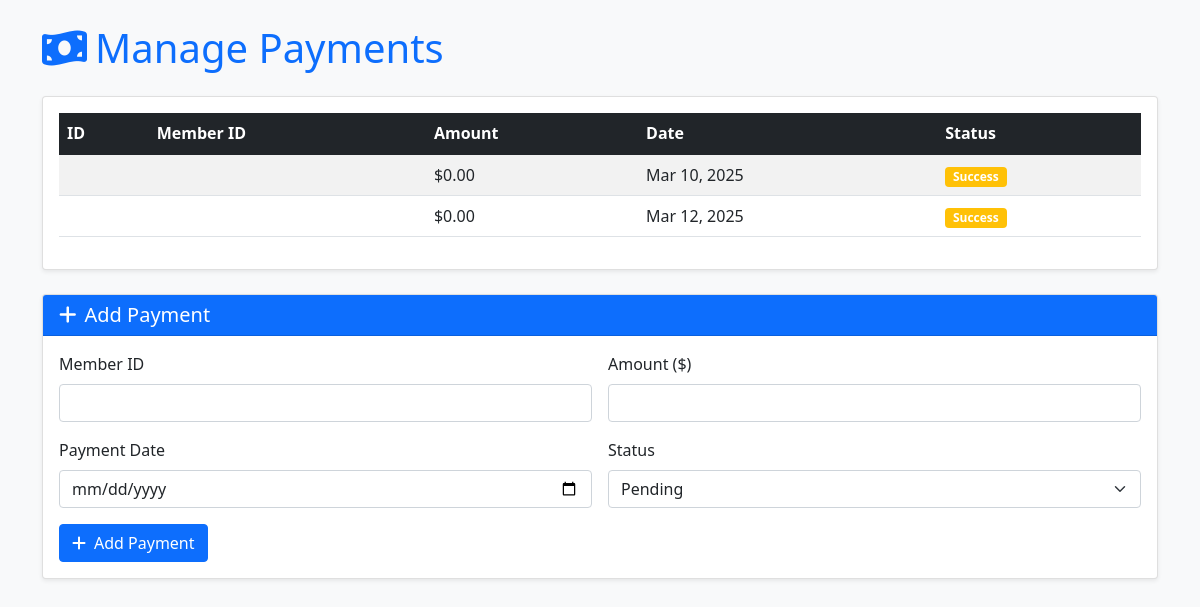
The page /payments.php on the database as committed earlier.
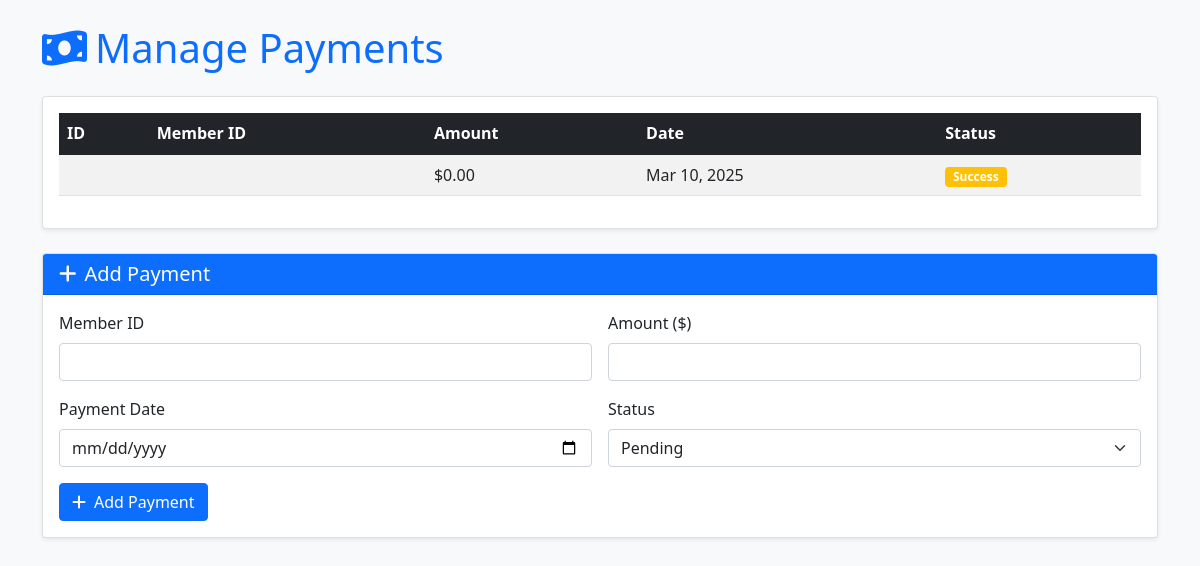
The same page on the database as committed later.
### tables this page shows
CREATE TABLE `payments` (
  `id` int(11) DEFAULT NULL,
  `member_id` int(11) DEFAULT NULL,
  `payment_method` varchar(50) DEFAULT NULL,
  `amount` decimal(10,2) DEFAULT NULL,
  `transaction_id` varchar(50) DEFAULT NULL,
  `payment_date` timestamp NOT NULL DEFAULT current_timestamp() ON UPDATE current_timestamp(),
  `status` enum('Success','Failed','Pending') DEFAULT 'Success'
);

### payments.php (the view, shortened to what this page needs)
<?php
include 'config/db.php';
$payments = $conn->query("SELECT * FROM payments");
?>
<!DOCTYPE html>
<html lang="en">
<head>
    <link href="https://cdn.jsdelivr.net/npm/bootstrap@5.1.3/dist/css/bootstrap.min.css" rel="stylesheet">
    <link href="https://cdnjs.cloudflare.com/ajax/libs/font-awesome/6.0.0/css/all.min.css" rel="stylesheet">
</head>
<body class="bg-light">
    <div class="container py-4">
        <h1 class="mb-4 text-primary"><i class="fas fa-money-bill-wave me-2"></i>Manage Payments</h1>
        <div class="card mb-4 shadow-sm">
            <div class="card-body">
                <div class="table-responsive">
                    <table class="table table-striped table-hover">
                        <thead class="table-dark">
                            <tr>
                                <th>ID</th>
                                <th>Member ID</th>
                                <th>Amount</th>
                                <th>Date</th>
                                <th>Status</th>
                            </tr>
                        </thead>
                        <tbody>
                            <?php while ($row = $payments->fetch_assoc()) { ?>
                            <tr>
                                <td><?= htmlspecialchars($row['id']) ?></td>
                                <td><?= htmlspecialchars($row['member_id']) ?></td>
                                <td>$<?= number_format($row['amount'], 2) ?></td>
                                <td><?= date('M d, Y', strtotime($row['payment_date'])) ?></td>
                                <td>
                                    <span class="badge bg-<?= $row['status'] == 'Completed' ? 'success' : 'warning' ?>">
                                        <?= htmlspecialchars($row['status']) ?>
                                    </span>
                                </td>
                            </tr>
                            <?php } ?>
                        </tbody>
                    </table>
                </div>
            </div>
        </div>
        <div class="card shadow-sm">
            <div class="card-header bg-primary text-white">
                <h2 class="h5 mb-0"><i class="fas fa-plus me-2"></i>Add Payment</h2>
            </div>
            <div class="card-body">
                <form method="POST" class="row g-3">
                    <div class="col-md-6">
                        <label class="form-label">Member ID</label>
                        <input type="number" name="user_id" class="form-control" required>
                    </div>
                    <div class="col-md-6">
                        <label class="form-label">Amount ($)</label>
                        <input type="number" step="0.01" name="amount" class="form-control" required>
                    </div>
                    <div class="col-md-6">
                        <label class="form-label">Payment Date</label>
                        <input type="date" name="payment_date" class="form-control" required>
                    </div>
                    <div class="col-md-6">
                        <label class="form-label">Status</label>
                        <select name="status" class="form-select">
                            <option value="Pending">Pending</option>
                        </select>
                    </div>
                    <div class="col-12">
                        <button type="submit" name="add_payment" class="btn btn-primary">
                            <i class="fas fa-plus me-2"></i>Add Payment
                        </button>
                    </div>
                </form>
            </div>
        </div>
    </div>
</body>
</html>

Rows that differ between the two databases and show on the page:
removed payments: amount "0.00", payment_date "Mar 12, 2025", status "Success"
